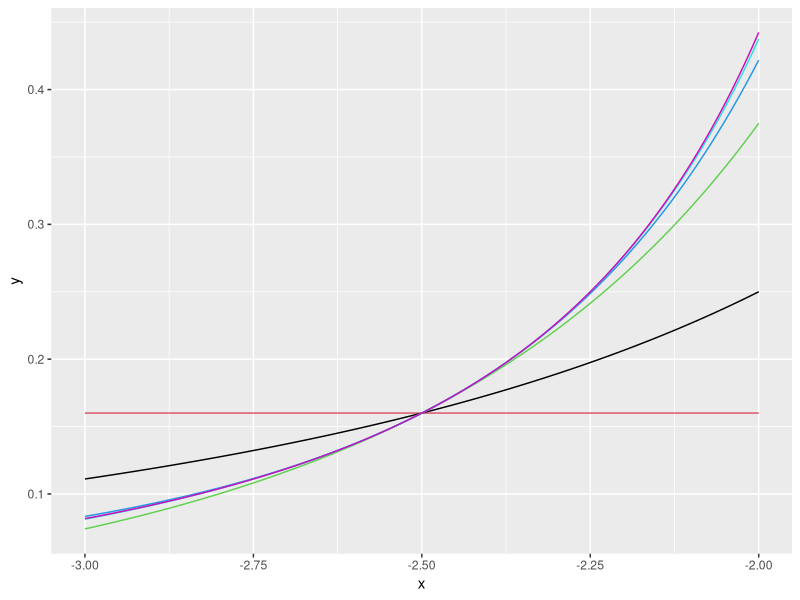

The R source for this figure:
library(ggplot2)
eq_0 = function(x){0.16+(x-x)} #para poder hacerla funcion.
eq = function(x){1/x^2}
eq_1 = function(x){1/x^2+((-2/x^3)*(x+2.5))}
eq_2 = function(x){1/x^2+((-2/x^3)*(x+2.5))+((6/x^4)*(x+2.5)^2)/2}
eq_3 = function(x){1/x^2+((-2/x^3)*(x+2.5))+((6/x^4)*(x+2.5)^2)/2+((-24/x^5)*(x+2.5)^3)/6}
eq_4 = function(x,xo){1/x^2+((-2/x^3)*(x+2.5))+((6/x^4)*(x+2.5)^2)/2+((-24/x^5)*(x+2.5)^3)/6+((120/x^6)*(x+2.5)^4)/24}

ggplot(data.frame(x = c(-3, -2)), aes(x)) +
  stat_function(fun = eq_0, geom = "line", col=2)+
  stat_function(fun = eq, geom = "line", col=1)+
  stat_function(fun = eq_1, geom = "line", col=3)+
  stat_function(fun = eq_2, geom = "line", col=4)+
  stat_function(fun = eq_3, geom = "line", col=5)+
  stat_function(fun = eq_4, geom = "line", col=6)